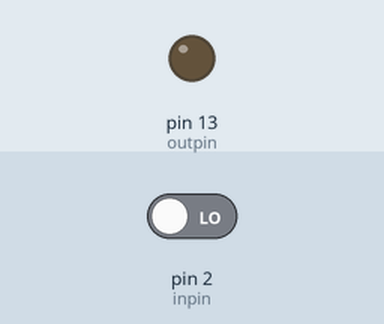
The sketch below on a simulated Arduino Uno, built with avr-gcc and run on an emulated ATmega328P. On the bench: output pins drawn as LEDs (lit = HIGH). The inputs (shaded band) are chosen by the test bench; at power-on: pin 2 (inpin) LOW.

Above: at 1.2 s.
1.3 s: pin 2 (inpin) driven HIGH
At 1.8 s:
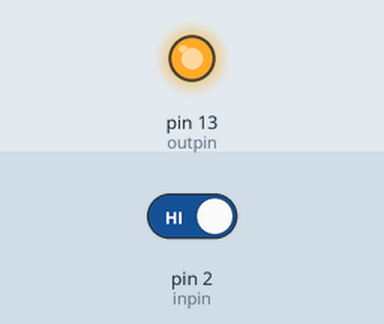
2.8 s: pin 2 (inpin) driven LOW
At 4.2 s:
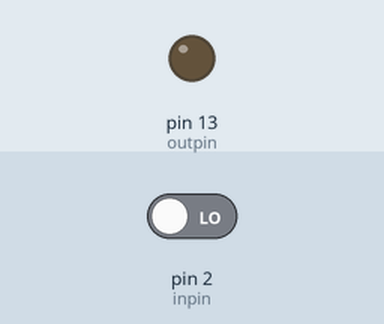
Timing chart, 0 to 5.8 s (numbered marks = the images above; inputs shaded):
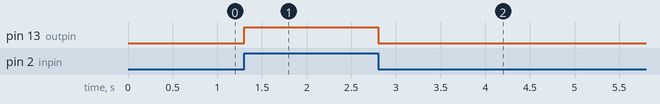

Measured:
- after the input at 1.3 s, pin 13 (outpin): LOW → HIGH at once
- after the input at 2.8 s, pin 13 (outpin): HIGH → LOW at once

The sketch:

external_interrupt.ino
```cpp
// adapted from https://www.arduino.cc/en/Reference/AttachInterrupt
int outpin = 13;
int inpin = 2;
volatile int state = LOW;

void setup() {
    pinMode(outpin, OUTPUT);
    pinMode(inpin, INPUT);
    attachInterrupt(digitalPinToInterrupt(inpin), blink, CHANGE);
}

void loop() {
    digitalWrite(outpin, state);
}

void blink() {
    state = !state;
}
```
